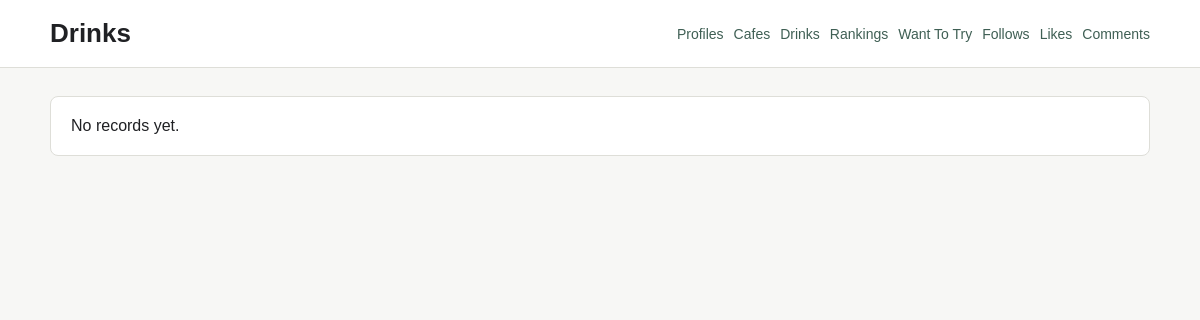
Page /sipy/drinks/ on the earlier database version.
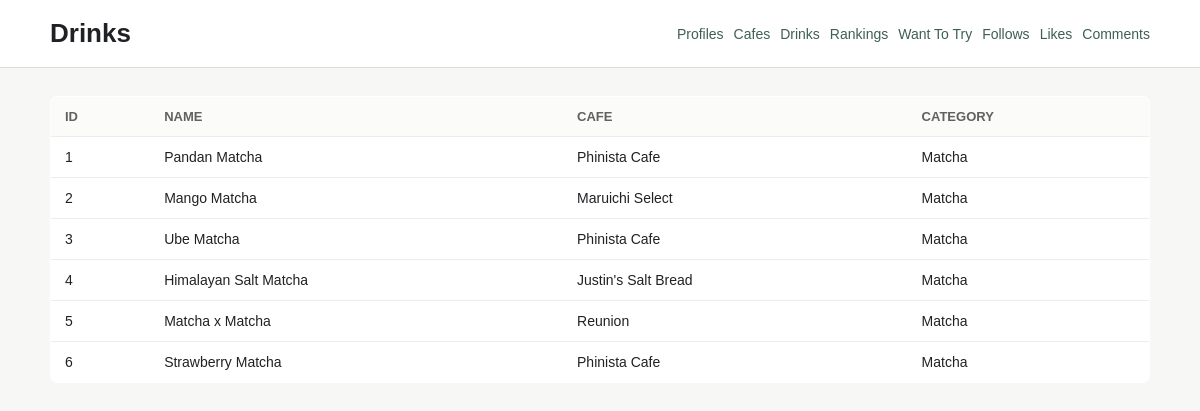
Same page on the later database version.
### sipy/models.py (models this page shows, shortened)
class Cafe(models.Model):
    name = models.CharField(max_length=100)
    address = models.TextField(blank=True)
    latitude = models.CharField(max_length=50)
    longitude = models.CharField(max_length=50)
    placeId = models.CharField(max_length=200, unique=True)
    website = models.URLField(blank=True)
    phone_number = models.CharField(max_length=20, blank=True)
    city = models.CharField(max_length=100, blank=True)
    region = models.CharField(max_length=100, blank=True)
    country = models.CharField(max_length=100, blank=True)
    def __str__(self):
        return f'{self.name}'

class Drink(models.Model):
    name = models.CharField(max_length=100)
    cafe = models.ForeignKey(Cafe, on_delete=models.CASCADE, related_name="drinks")
    drink_choices = {
        "Coffee": "Coffee",
        "Matcha": "Matcha",
        "Tea": "Tea",
        "Boba": "Boba",
        "Juice": "Juice",
        "Smoothies": "Smoothies",
        "Soda": "Soda",
        "Alcohol": "Alcohol",
        "Other": "Other"
    }
    category = models.CharField(max_length=50, default="Coffee", choices=drink_choices)

### sipy/views.py (the view)
# urls.py: path('drinks/', views.DrinkListView.as_view(), name="drink_list"),
class DrinkListView(SipyModelListView):
    model = Drink
    page_title = 'Drinks'
    fields = ['id', 'name', 'cafe', 'category']

### sipy/views.py (called while the page is built)
    def get_queryset(self):
        return self.model.objects.all().order_by('id')

    def get_context_data(self, **kwargs):
        context = super().get_context_data(**kwargs)
        rows = []
        for obj in context['objects']:
            values = []
            for field in self.fields:
                value = getattr(obj, field)
                values.append(value)
            rows.append(values)
        context['fields'] = self.fields
        context['rows'] = rows
        context['page_title'] = self.page_title
        return context

### sipy/templates/sipy/model_list.html
{% extends "sipy/base.html" %}
{% block content %}
    {% if rows %}
        <table>
            <thead>
                <tr>
                    {% for field in fields %}
                        <th>{{ field }}</th>
                    {% endfor %}
                </tr>
            </thead>
            <tbody>
                {% for row in rows %}
                    <tr>
                        {% for value in row %}
                            <td>{{ value|default:"-" }}</td>
                        {% endfor %}
                    </tr>
                {% endfor %}
            </tbody>
        </table>
    {% else %}
        <div class="empty">No records yet.</div>
    {% endif %}
{% endblock %}

### sipy/templates/sipy/base.html (shortened to what this page needs)
{% load static %}
<!DOCTYPE html>
<html lang="en">
<head>
    <link rel="stylesheet" href="{% static 'styles-sipy.css' %}">
</head>
<body>
    <header>
        <div class="shell topbar">
            <h1>{{ page_title }}</h1>
            <nav>
                <a href="{% url 'profile_list' %}">Profiles</a>
                <a href="{% url 'cafe_list' %}">Cafes</a>
                <a href="{% url 'drink_list' %}">Drinks</a>
                <a href="{% url 'ranking_list' %}">Rankings</a>
                <a href="{% url 'want_to_try_list' %}">Want To Try</a>
                <a href="{% url 'follow_list' %}">Follows</a>
                <a href="{% url 'like_list' %}">Likes</a>
                <a href="{% url 'comment_list' %}">Comments</a>
            </nav>
        </div>
    </header>
    <main class="shell">
        {% block content %}{% endblock %}
    </main>
</body>
</html>

### staticfiles/styles-sipy.css (style rules this page uses)
body { margin: 0; color: #202124; background: #f7f7f5; font-family: Arial, Helvetica, sans-serif; }
header { border-bottom: 1px solid #deded8; background: #ffffff; }
.shell { width: min(1100px, calc(100% - 32px)); margin: 0 auto; }
.topbar { display: flex; align-items: center; justify-content: space-between; gap: 24px; padding: 18px 0; }
h1 { margin: 0; font-size: 26px; font-weight: 700; }
nav { display: flex; flex-wrap: wrap; gap: 10px; font-size: 14px; }
nav a { color: #3f5f54; text-decoration: none; }
main { padding: 28px 0 48px; }
table { width: 100%; border-collapse: collapse; overflow: hidden; background: #ffffff; border: 1px solid #deded8; border-radius: 8px; }
th, td { max-width: 280px; padding: 12px 14px; border-bottom: 1px solid #ededeb; text-align: left; vertical-align: top; font-size: 14px; overflow-wrap: anywhere; }
th { color: #5f625f; background: #fbfbfa; font-size: 13px; font-weight: 700; text-transform: uppercase; }
tr:last-child td { border-bottom: 0; }

Differences in the rows shown:
added Cafe: row "1" "3" "6", name "Phinista Cafe"
added Drink: row "Pandan Matcha" "Matcha"
added Cafe: row "2", name "Maruichi Select"
added Drink: row "Mango Matcha" "Matcha"
added Drink: row "Ube Matcha" "Matcha"
added Cafe: row "4", name "Justin's Salt Bread"
added Drink: row "Himalayan Salt Matcha" "Matcha"
added Cafe: row "5", name "Reunion"
added Drink: row "Matcha x Matcha" "Matcha"
added Drink: row "Strawberry Matcha" "Matcha"
Other differences:
new list line: "ID"
new list line: "NAME"
new list line: "CAFE"
new list line: "CATEGORY"
text no longer shown: "No records yet."
